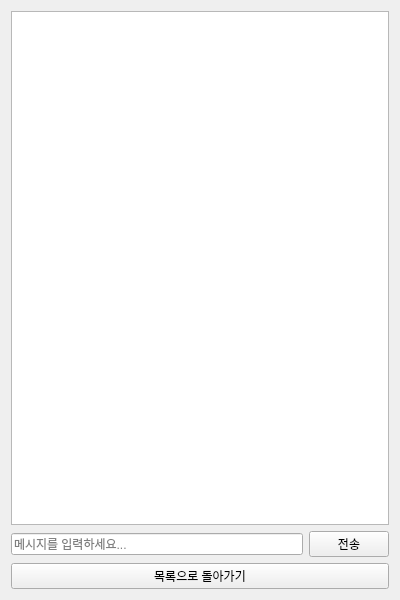
<?xml version="1.0" encoding="UTF-8"?>
<ui version="4.0">
 <class>ChatRoomUI</class>
 <widget class="QWidget" name="ChatRoomUI">
  <property name="geometry">
   <rect>
    <x>0</x>
    <y>0</y>
    <width>400</width>
    <height>600</height>
   </rect>
  </property>
  <property name="windowTitle">
   <string>Chat Room</string>
  </property>
  <layout class="QVBoxLayout" name="verticalLayout">
   <item>
    <widget class="QTextEdit" name="chatTextEdit">
     <property name="readOnly">
      <bool>true</bool>
     </property>
    </widget>
   </item>
   <item>
    <layout class="QHBoxLayout" name="horizontalLayout">
     <item>
      <widget class="QLineEdit" name="messageLineEdit">
       <property name="placeholderText">
        <string>메시지를 입력하세요...</string>
       </property>
      </widget>
     </item>
     <item>
      <widget class="QPushButton" name="sendButton">
       <property name="text">
        <string>전송</string>
       </property>
      </widget>
     </item>
    </layout>
   </item>
   <item>
    <widget class="QPushButton" name="backToListButton">
     <property name="text">
      <string>목록으로 돌아가기</string>
     </property>
    </widget>
   </item>
  </layout>
 </widget>
 <resources/>
 <connections/>
</ui>
